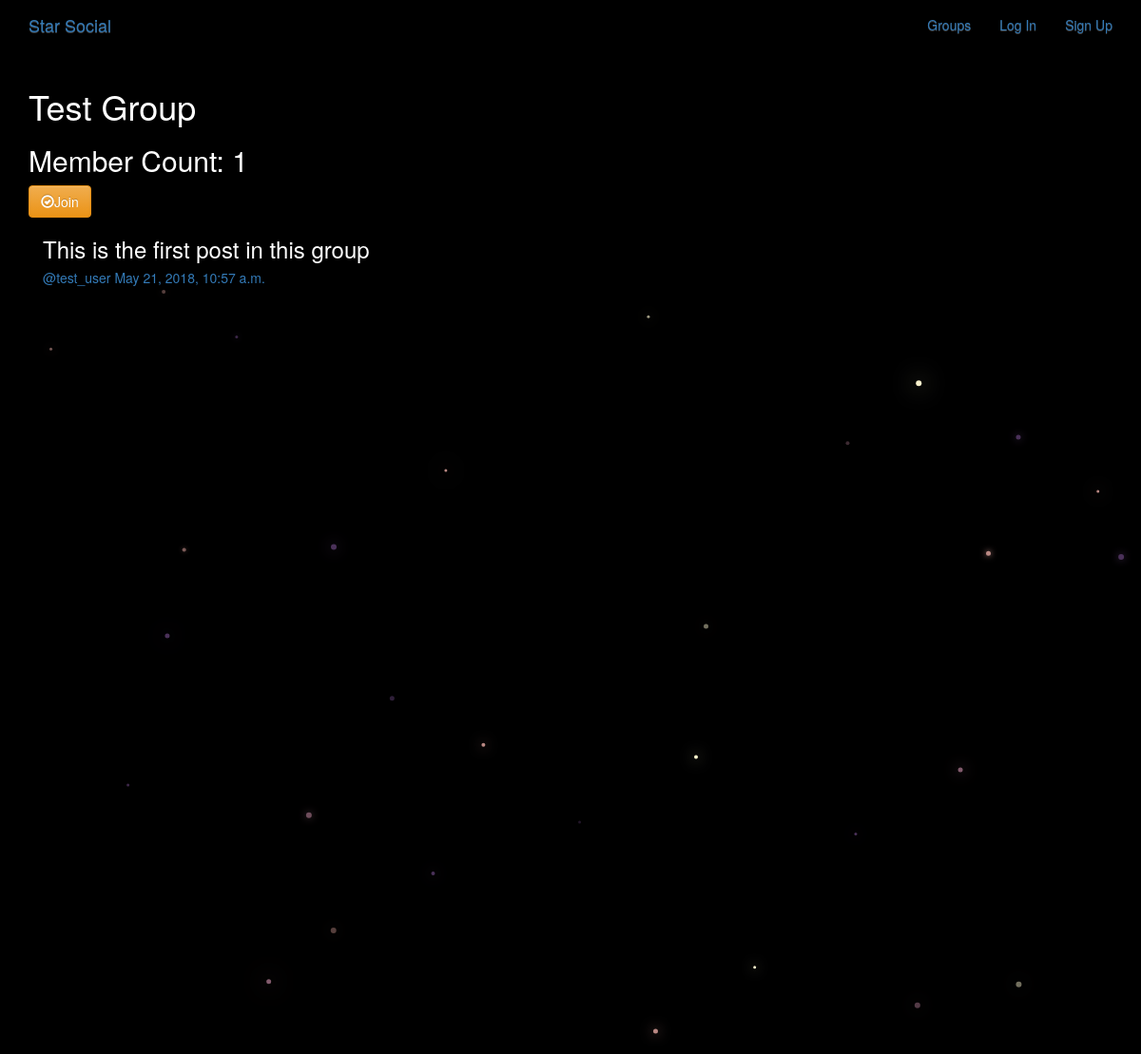
The page /groups/posts/in/test-group/ on the database its author committed.
### groups/models.py (models this page shows, shortened)
class Group(models.Model):
    name = models.CharField(max_length=100, unique=True)
    slug = models.SlugField(allow_unicode=True, unique=True)
    description = models.TextField(blank=True, default='')
    description_html = models.TextField(editable=False, default='', blank=True)
    members = models.ManyToManyField(User, through='GroupMembers')
    class Meta:
        ordering = ['name']

### post/models.py (models this page shows, shortened)
class Post(models.Model):
        user = models.ForeignKey(User,related_name='posts', on_delete=models.CASCADE)
        created_at = models.DateTimeField(blank=True, default=datetime.datetime.now)
        message = models.TextField()
        message_html = models.TextField(editable=False)
        group = models.ForeignKey(Group, related_name='posts', null=True, blank=True, on_delete=models.CASCADE)
        class Meta:
            ordering = ['-created_at']
            unique_together = ['user','message']

### groups/views.py (the view)
# urls.py: url(r'posts/in/(?P<slug>[-\w]+)/$', views.SingleGroup.as_view(), name='single'),
class SingleGroup(generic.DetailView):
    model = Group

### groups/templates/groups/group_detail.html
{% extends "groups/group_base.html" %}
{% block pregroup %}
<h1>{{group.name}}</h1>
<h2>Member Count: {{group.members.count}}</h2>
<div class="content">
  {% if user in group.members.all %}
    <a href="{% url 'groups:leave' slug=group.slug %}"
      class="btn btn-gl btn-fill btn-warning"> <span class="glyphicon glyphicon-remove-circle"></span>Leave </a>
    {% else %}
    <a href="{% url 'groups:join' slug=group.slug %}"
      class="btn btn-gl btn-fill btn-warning"> <span class="glyphicon glyphicon-ok-circle"></span>Join </a>
  {% endif %}
</div>
{% endblock pregroup %}
{% block group_content %}
<div class="col-md-8">
  {% if group.posts.count == 0 %}
  <h2>No posts in this group yet!</h2>
  {% else %}
    {% for post in group.posts.all %}
      {% include "post/_post.html" %}
    {% endfor %}
  {% endif %}
</div>
{% endblock group_content %}

### post/templates/post/_post.html (shortened to what this page needs)
<div class="post media">
  <h3>{{post.message_html|safe}}</h3>
  <div class="media-body">
    <h5 class="media-heading">
    <span class="username">
      <a href="{% url 'posts:for_user' username=post.user.username%}">@{{post.user.username}}</a>
    </span>
    <time class="time">
      <a href="{% url 'posts:single' username=post.user.username pk=post.pk %}">
        {{post.created_at}}
      </a>
    </time>
    </h5>
  </div>
</div>

### static/simplesocial/css/master.css (style rules this page uses)
body { margin: 0; overflow: hidden; background-color: black; color:white; }

### rows shown on the page
Group: name "Test Group", members.count "1"
Post: message_html "This is the first post in this group", user.username "test_user", created_at "May 21, 2018, 10:57 a.m."
